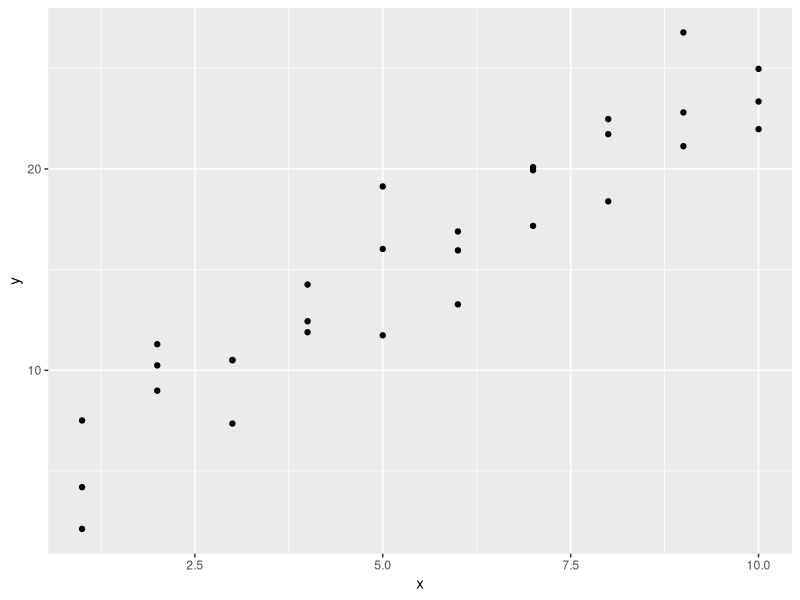
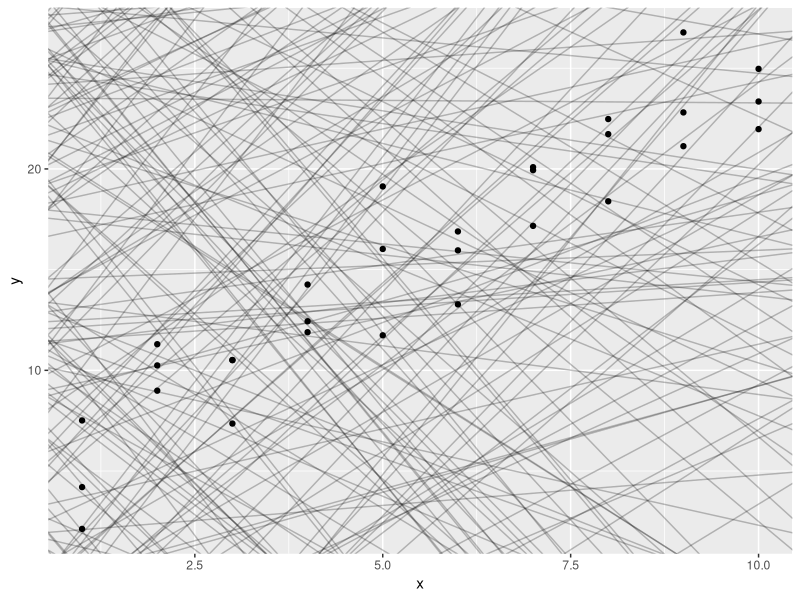
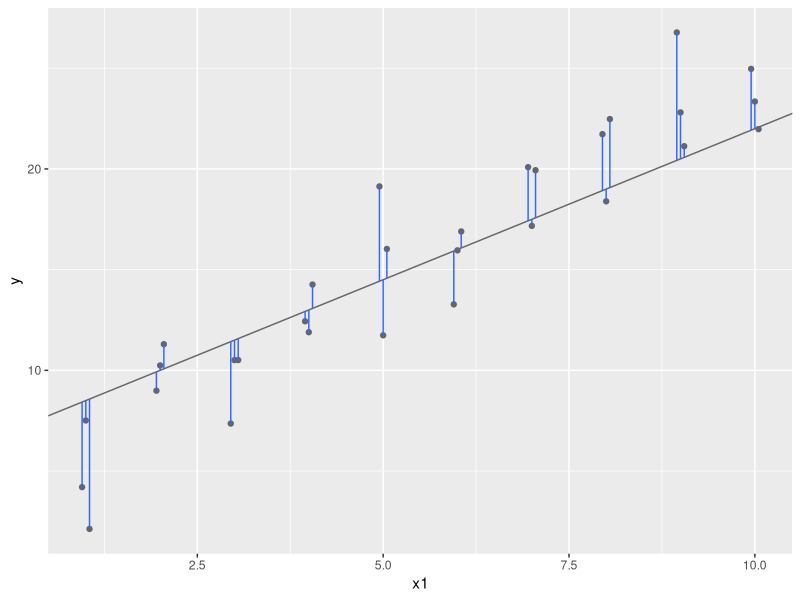
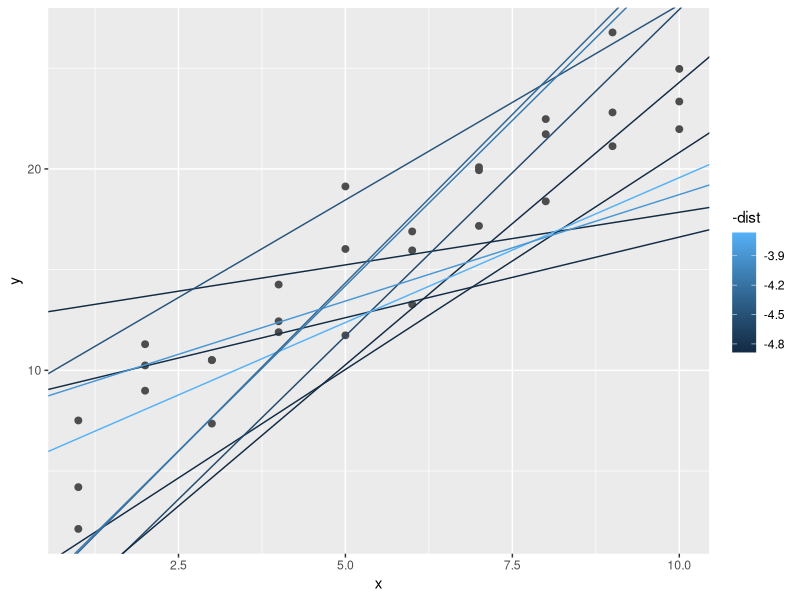
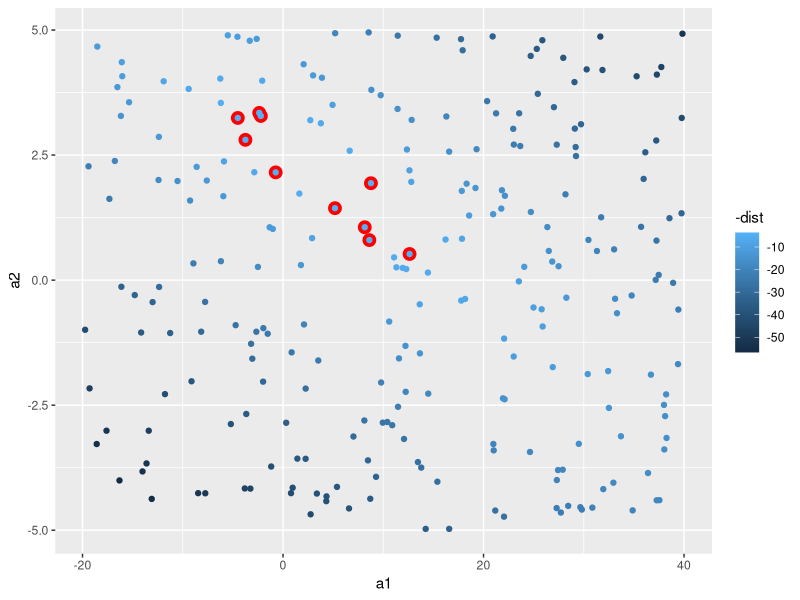
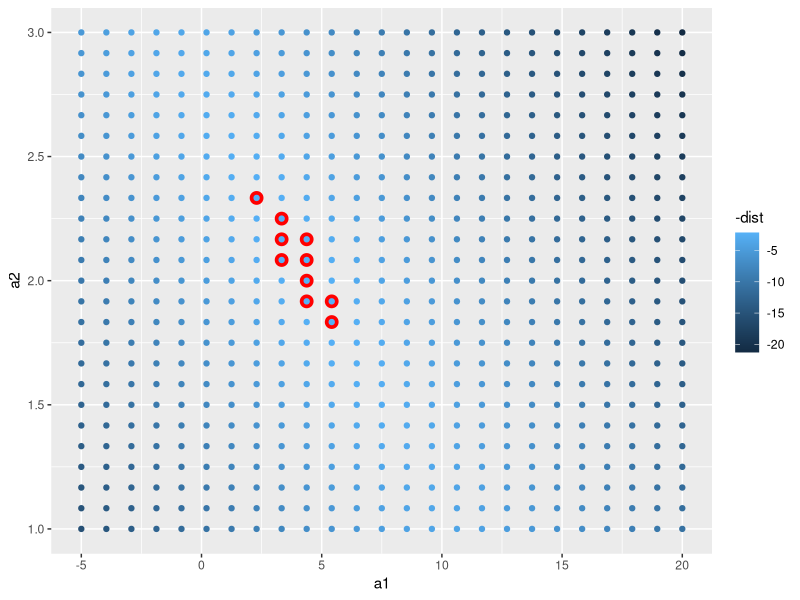
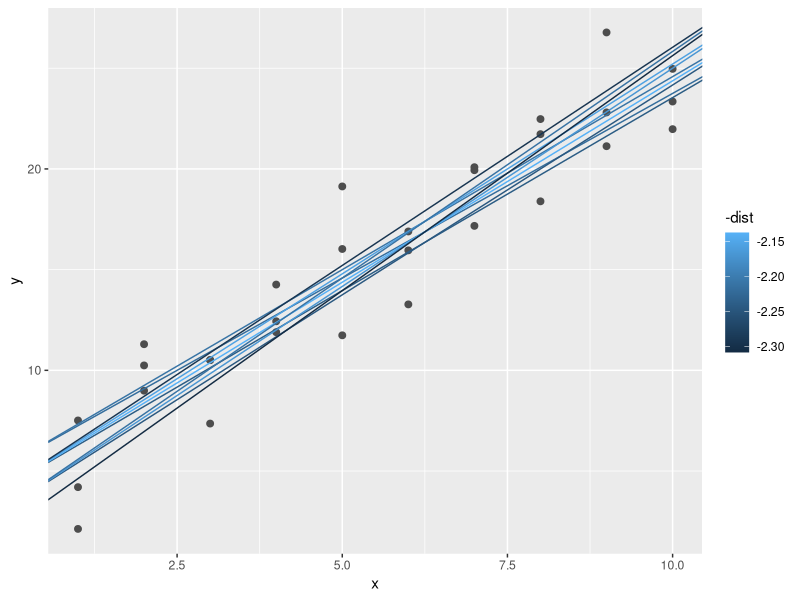
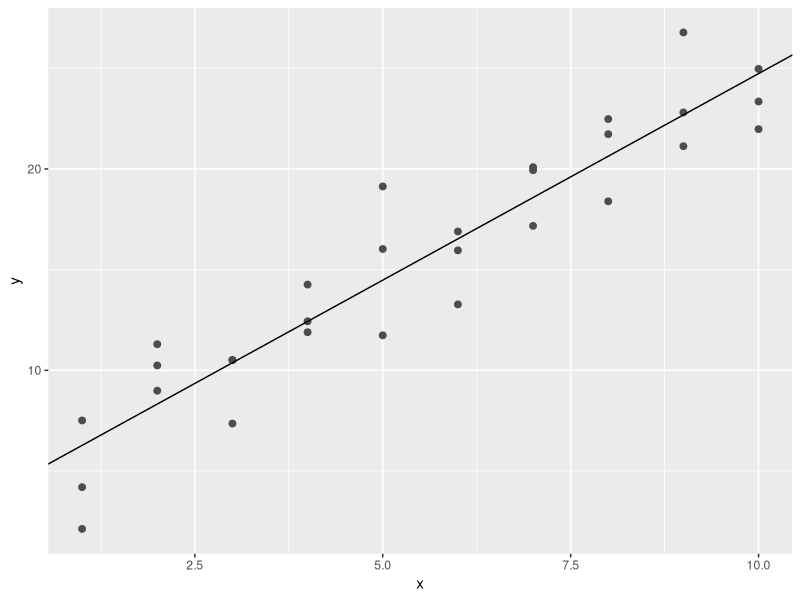

These figures' R source, in order: (Note: this script raises an error after producing the figures.)
## ---- chunk 1
library(tidyverse)

library(modelr) #Note from Kim, this is uneeded modelr is part of tidyverse
options(na.action = na.warn)
## ---- chunk 2
ggplot(sim1, aes(x, y)) + 
  geom_point()
## ---- chunk 3
models <- tibble(
  a1 = runif(250, -20, 40),
  a2 = runif(250, -5, 5)
)

ggplot(sim1, aes(x, y)) + 
  geom_abline(aes(intercept = a1, slope = a2), data = models, alpha = 1/4) +
  geom_point() 
## ---- chunk 4
dist1 <- sim1 %>% 
  mutate(
    dodge = rep(c(-1, 0, 1) / 20, 10),
    x1 = x + dodge,
    pred = 7 + x1 * 1.5
  )

ggplot(dist1, aes(x1, y)) + 
  geom_abline(intercept = 7, slope = 1.5, colour = "grey40") +
  geom_point(colour = "grey40") +
  geom_linerange(aes(ymin = y, ymax = pred), colour = "#3366FF") 
## ---- chunk 5
model1 <- function(a, data) {
  a[1] + data$x * a[2]
}
model1(c(7, 1.5), sim1)
## ---- chunk 6
measure_distance <- function(mod, data) {
  diff <- data$y - model1(mod, data)
  sqrt(mean(diff ^ 2))
}
measure_distance(c(7, 1.5), sim1)
## ---- chunk 7
sim1_dist <- function(a1, a2) {
  measure_distance(c(a1, a2), sim1)
}

models <- models %>% 
  mutate(dist = purrr::map2_dbl(a1, a2, sim1_dist))
models
## ---- chunk 8
ggplot(sim1, aes(x, y)) + 
  geom_point(size = 2, colour = "grey30") + 
  geom_abline(
    aes(intercept = a1, slope = a2, colour = -dist), 
    data = filter(models, rank(dist) <= 10)
  )
## ---- chunk 9
ggplot(models, aes(a1, a2)) +
  geom_point(data = filter(models, rank(dist) <= 10), size = 4, colour = "red") +
  geom_point(aes(colour = -dist))
## ---- chunk 10
grid <- expand.grid(
  a1 = seq(-5, 20, length = 25),
  a2 = seq(1, 3, length = 25)
  ) %>% 
  mutate(dist = purrr::map2_dbl(a1, a2, sim1_dist))

grid %>% 
  ggplot(aes(a1, a2)) +
  geom_point(data = filter(grid, rank(dist) <= 10), size = 4, colour = "red") +
  geom_point(aes(colour = -dist)) 
## ---- chunk 11
ggplot(sim1, aes(x, y)) + 
  geom_point(size = 2, colour = "grey30") + 
  geom_abline(
    aes(intercept = a1, slope = a2, colour = -dist), 
    data = filter(grid, rank(dist) <= 10)
  )
## ---- chunk 12
best <- optim(c(0, 0), measure_distance, data = sim1)
best$par

ggplot(sim1, aes(x, y)) + 
  geom_point(size = 2, colour = "grey30") + 
  geom_abline(intercept = best$par[1], slope = best$par[2])
## ---- chunk 13
sim1_mod <- lm(y ~ x, data = sim1)
coef(sim1_mod)
## ---- chunk 14
grid <- sim1 %>% 
  data_grid(x) 
grid
## ---- chunk 15
grid <- grid %>% 
  add_predictions(sim1_mod) 
grid
## ---- chunk 16
ggplot(sim1, aes(x)) +
  geom_point(aes(y = y)) +
  geom_line(aes(y = pred), data = grid, colour = "red", size = 1)
## ---- chunk 17
sim1 <- sim1 %>% 
  add_residuals(sim1_mod)
sim1
## ---- chunk 18
ggplot(sim1, aes(resid)) + 
  geom_freqpoly(binwidth = 0.5)
## ---- chunk 19
ggplot(sim1, aes(x, resid)) + 
  geom_ref_line(h = 0) +
  geom_point() 
## ---- chunk 20
df <- tribble(
  ~y, ~x1, ~x2,
  4, 2, 5,
  5, 1, 6
)
model_matrix(df, y ~ x1)
## ---- chunk 21
model_matrix(df, y ~ x1 - 1)
## ---- chunk 22
model_matrix(df, y ~ x1 + x2)
## ---- chunk 23
df <- tribble(
  ~ sex, ~ response,
  "male", 1,
  "female", 2,
  "male", 1
)
model_matrix(df, response ~ sex)
## ---- chunk 24
ggplot(sim2) + 
  geom_point(aes(x, y))
## ---- chunk 25
mod2 <- lm(y ~ x, data = sim2)

grid <- sim2 %>% 
  data_grid(x) %>% 
  add_predictions(mod2)
grid
## ---- chunk 26
ggplot(sim2, aes(x)) + 
  geom_point(aes(y = y)) +
  geom_point(data = grid, aes(y = pred), colour = "red", size = 4)
## ---- chunk 27
tibble(x = "e") %>% 
  add_predictions(mod2)
## ---- chunk 28
ggplot(sim3, aes(x1, y)) + 
  geom_point(aes(colour = x2))
## ---- chunk 29
mod1 <- lm(y ~ x1 + x2, data = sim3)
mod2 <- lm(y ~ x1 * x2, data = sim3)
## ---- chunk 30
grid <- sim3 %>% 
  data_grid(x1, x2) %>% 
  gather_predictions(mod1, mod2)
grid
## ---- chunk 31
ggplot(sim3, aes(x1, y, colour = x2)) + 
  geom_point() + 
  geom_line(data = grid, aes(y = pred)) + 
  facet_wrap(~ model)
## ---- chunk 32
sim3 <- sim3 %>% 
  gather_residuals(mod1, mod2)

ggplot(sim3, aes(x1, resid, colour = x2)) + 
  geom_point() + 
  facet_grid(model ~ x2)
## ---- chunk 33
mod1 <- lm(y ~ x1 + x2, data = sim4)
mod2 <- lm(y ~ x1 * x2, data = sim4)

grid <- sim4 %>% 
  data_grid(
    x1 = seq_range(x1, 5), 
    x2 = seq_range(x2, 5) 
  ) %>% 
  gather_predictions(mod1, mod2)
grid
## ---- chunk 34
    seq_range(c(0.0123, 0.923423), n = 5)
    seq_range(c(0.0123, 0.923423), n = 5, pretty = TRUE)
## ---- chunk 35
    x1 <- rcauchy(100)
    seq_range(x1, n = 5)
    seq_range(x1, n = 5, trim = 0.10)
    seq_range(x1, n = 5, trim = 0.25)
    seq_range(x1, n = 5, trim = 0.50)
## ---- chunk 36
    x2 <- c(0, 1)
    seq_range(x2, n = 5)
    seq_range(x2, n = 5, expand = 0.10)
    seq_range(x2, n = 5, expand = 0.25)
    seq_range(x2, n = 5, expand = 0.50)
## ---- chunk 37
ggplot(grid, aes(x1, x2)) + 
  geom_tile(aes(fill = pred)) + 
  facet_wrap(~ model)
## ---- chunk 38
ggplot(grid, aes(x1, pred, colour = x2, group = x2)) + 
  geom_line() +
  facet_wrap(~ model)
ggplot(grid, aes(x2, pred, colour = x1, group = x1)) + 
  geom_line() +
  facet_wrap(~ model)
## ---- chunk 39
df <- tribble(
  ~y, ~x,
   1,  1,
   2,  2, 
   3,  3
)
model_matrix(df, y ~ x^2 + x)
model_matrix(df, y ~ I(x^2) + x)
## ---- chunk 40
model_matrix(df, y ~ poly(x, 2))
## ---- chunk 41
library(splines)
model_matrix(df, y ~ ns(x, 2))
## ---- chunk 42
sim5 <- tibble(
  x = seq(0, 3.5 * pi, length = 50),
  y = 4 * sin(x) + rnorm(length(x))
)

ggplot(sim5, aes(x, y)) +
  geom_point()
## ---- chunk 43
mod1 <- lm(y ~ ns(x, 1), data = sim5)
mod2 <- lm(y ~ ns(x, 2), data = sim5)
mod3 <- lm(y ~ ns(x, 3), data = sim5)
mod4 <- lm(y ~ ns(x, 4), data = sim5)
mod5 <- lm(y ~ ns(x, 5), data = sim5)

grid <- sim5 %>% 
  data_grid(x = seq_range(x, n = 50, expand = 0.1)) %>% 
  gather_predictions(mod1, mod2, mod3, mod4, mod5, .pred = "y")

ggplot(sim5, aes(x, y)) + 
  geom_point() +
  geom_line(data = grid, colour = "red") +
  facet_wrap(~ model)
## ---- chunk 44
df <- tribble(
  ~x, ~y,
  1, 2.2,
  2, NA,
  3, 3.5,
  4, 8.3,
  NA, 10
)

mod <- lm(y ~ x, data = df)
## ---- chunk 45
mod <- lm(y ~ x, data = df, na.action = na.exclude)
## ---- chunk 46
nobs(mod)
